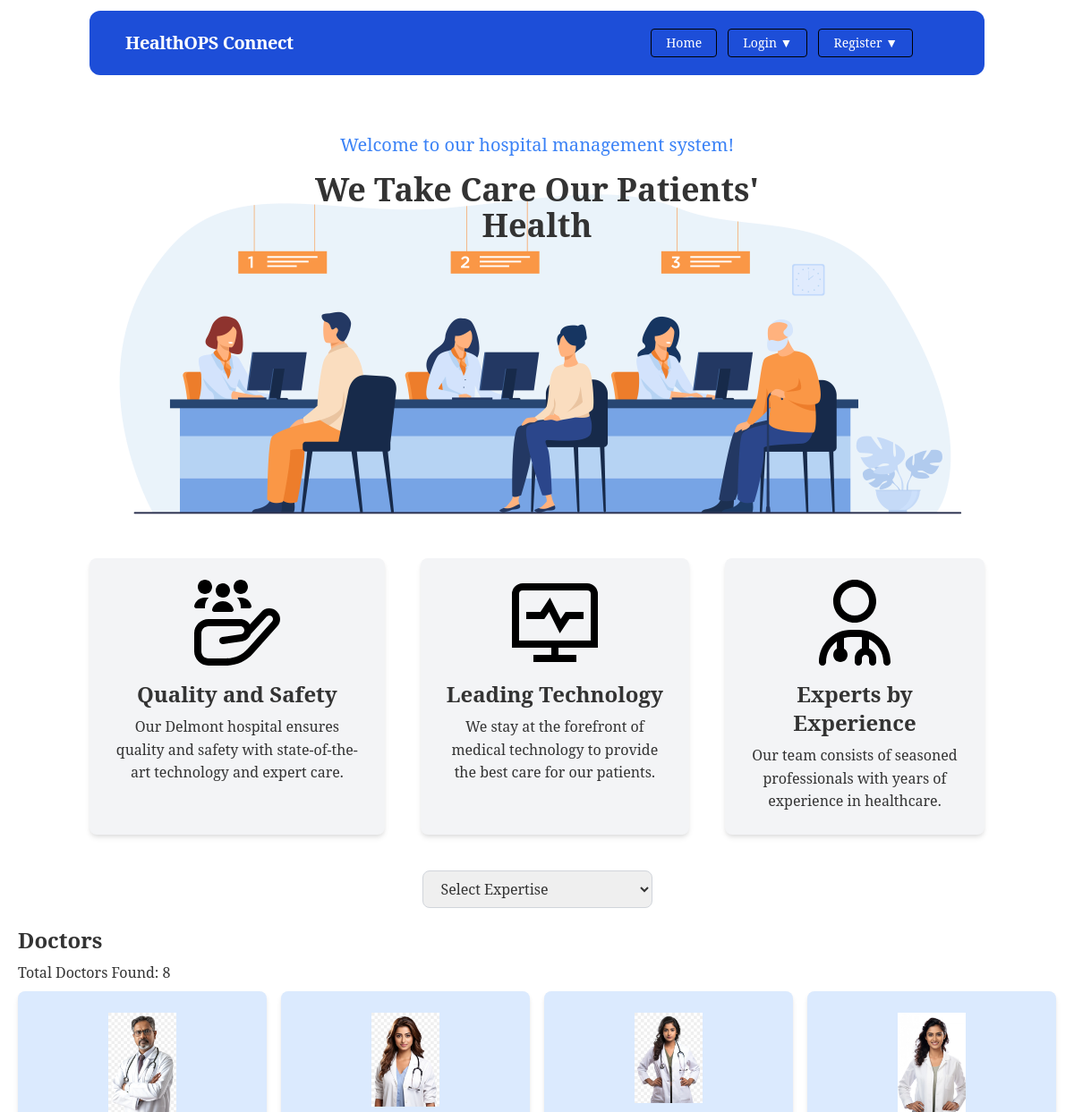
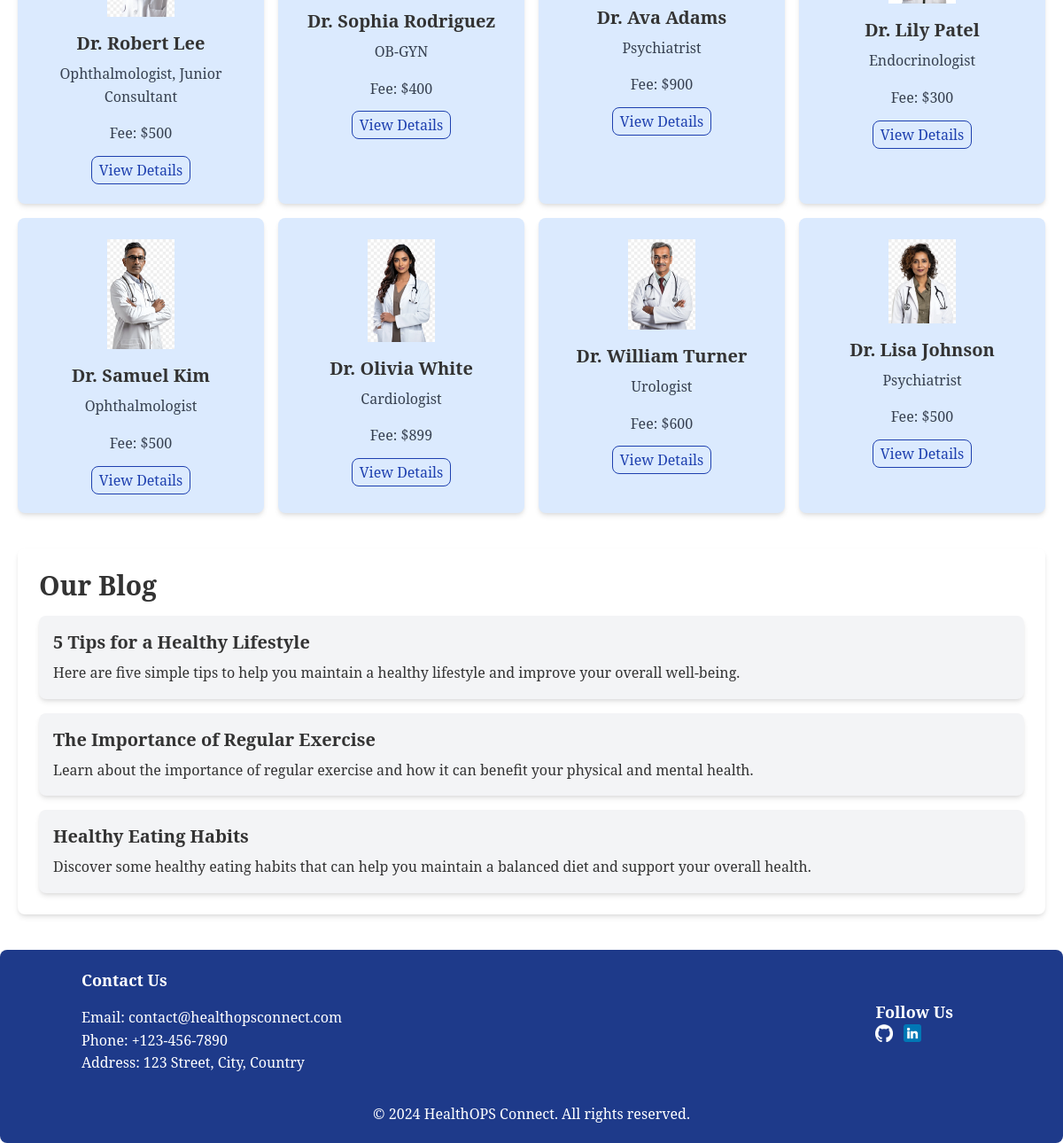
The page / on the database its author committed (2 pictures, top to bottom).
### doctor/models.py (models this page shows, shortened)
class Doctor(models.Model):
    user = models.OneToOneField(User, on_delete=models.CASCADE)
    image = models.ImageField(
        upload_to='doctor/media/uploads/', default='doctor/media/uploads/default.jpg')
    designation = models.ManyToManyField(Designation)
    expertise = models.ManyToManyField(Expertise)
    available_time = models.ManyToManyField(AvailableTime)
    fee = models.IntegerField()
    meet_link = models.URLField(max_length=200)
    user_type = models.CharField(
        default='Doctor', max_length=10, editable=False)

class Designation(models.Model):
    name = models.CharField(max_length=50)
    slug = models.SlugField(max_length=100, unique=True)

### health_ops_connect/views.py (the view)
# urls.py: path('', DoctorListView.as_view(), name='home'),
class DoctorListView(ListView):
    model = Doctor
    template_name = 'home.html'
    context_object_name = 'doctors'
    def get_queryset(self):
        expertise_slug = self.kwargs.get('expertise')
        if expertise_slug:
            expertise = Expertise.objects.get(
                slug=expertise_slug)
            return Doctor.objects.filter(expertise=expertise)
        return Doctor.objects.all()
    def get_context_data(self, **kwargs):
        context = super().get_context_data(**kwargs)
        context['expertises'] = Expertise.objects.all()
        return context

### templates/home.html (shortened to what this page needs)
{% extends 'base.html' %}
{% load static %}
{% block content %}
<div class="relative">
    <div class="absolute top-0 left-0 w-full text-center mt-16">
        <div class="w-1/2 mx-auto">
            <p class="text-xl mb-4 text-blue-500">Welcome to our hospital management system!</p>
            <h1 class="text-4xl font-bold">We Take Care Our Patients' Health</h1>
        </div>
    </div>
    <div class="w-10/12 m-auto">
        <img src="{% static 'images/cover.jpg' %}" alt="cover">
    </div>
</div>
<div class="flex gap-10 w-10/12 m-auto my-10">
    <div class="bg-gray-100 rounded-lg shadow-md p-6">
        <img src="{% static 'icons/customer-care.svg' %}" alt="icon" class="w-24 mx-auto mb-4">
        <h3 class="text-2xl text-center font-bold mb-2">Quality and Safety</h3>
        <p class="text-center">Our Delmont hospital ensures quality and safety with state-of-the-art technology and
            expert care.</p>
    </div>
    <div class="bg-gray-100 rounded-lg shadow-md p-6">
        <img src="{% static 'icons/pulse.svg' %}" alt="icon" class="w-24 mx-auto mb-4">
        <h3 class="text-2xl text-center font-bold mb-2">Leading Technology</h3>
        <p class="text-center">We stay at the forefront of medical technology to provide the best care for our patients.
        </p>
    </div>
    <div class="bg-gray-100 rounded-lg shadow-md p-6">
        <img src="{% static 'icons/user-md.svg' %}" alt="icon" class="w-24 mx-auto mb-4">
        <h3 class="text-2xl text-center font-bold mb-2">Experts by Experience</h3>
        <p class="text-center">Our team consists of seasoned professionals with years of experience in healthcare.</p>
    </div>
</div>
<div class="m-5">
    <div class="flex gap-4 justify-center">
        <div class="mb-5">
            <select name="specialization" onchange="window.location.href=this.value"
                class="py-2 px-4 rounded-lg border border-gray-300">
                <option value="" disabled selected>Select Expertise</option>
            </select>
        </div>
    </div>
    <div>
        <h2 class="text-2xl font-bold mb-2">Doctors</h2>
        <p class="mb-2">Total Doctors Found: {{ doctors | length }}</p>
        <div class="grid grid-cols-1 md:grid-cols-2 lg:grid-cols-4 gap-4">
            {% for doctor in doctors %}
            <div class="bg-blue-100 p-6 rounded-lg shadow-md text-center">
                <img src="{{ doctor.image.url }}" alt="{{ doctor.user.first_name }}" class="w-1/3 h-auto mb-4 m-auto" />
                <h3 class="text-xl font-bold mb-2">
                    Dr. {{ doctor.user.first_name }} {{ doctor.user.last_name }}
                </h3>
                <p class="text-gray-700 mb-4">
                    {% for designation in doctor.designation.all %}
                    {{designation.name}}{% if not forloop.last %}, {% endif %} {% endfor %}
                </p>
                <p class="text-gray-700 mb-4">Fee: ${{ doctor.fee }}</p>
                <a href="{% url 'doctor_details' doctor.id %}"
                    class="py-1 px-2 rounded-lg text-blue-800 border border-blue-800 hover:bg-blue-800 hover:text-white">View
                    Details</a>
            </div>
            {% endfor %}
        </div>
    </div>
    <div class="bg-white rounded-lg shadow-md p-6 my-10">
        <h2 class="text-3xl font-bold mb-4">Our Blog</h2>
        <div class="flex flex-col gap-4">
            <div class="bg-gray-100 rounded-lg shadow-md p-4">
                <h3 class="text-xl font-bold mb-2">5 Tips for a Healthy Lifestyle</h3>
                <p>Here are five simple tips to help you maintain a healthy lifestyle and improve your overall
                    well-being.</p>
            </div>
            <div class="bg-gray-100 rounded-lg shadow-md p-4">
                <h3 class="text-xl font-bold mb-2">The Importance of Regular Exercise</h3>
                <p>Learn about the importance of regular exercise and how it can benefit your physical and mental
                    health.</p>
            </div>
            <div class="bg-gray-100 rounded-lg shadow-md p-4">
                <h3 class="text-xl font-bold mb-2">Healthy Eating Habits</h3>
                <p>Discover some healthy eating habits that can help you maintain a balanced diet and support your
                    overall health.</p>
            </div>
        </div>
    </div>
</div>
{% endblock %}

### static/css/style.css (style rules this page uses)
body { font-family: "Noto Serif", serif; font-size: 16px; line-height: 1.6; color: #333; margin: 0; padding: 0; }

### rows shown on the page
Doctor: image (picture), user.first_name "Robert", user.last_name "Lee", fee "500"
Designation: name "Ophthalmologist"
Designation: name "Junior Consultant"
Doctor: image (picture), user.first_name "Sophia", user.last_name "Rodriguez", fee "400"
Designation: name "OB-GYN"
Doctor: image (picture), user.first_name "Ava", user.last_name "Adams", fee "900"
Designation: name "Psychiatrist"
Doctor: image (picture), user.first_name "Lily", user.last_name "Patel", fee "300"
Designation: name "Endocrinologist"
Doctor: image (picture), user.first_name "Samuel", user.last_name "Kim", fee "500"
Doctor: image (picture), user.first_name "Olivia", user.last_name "White", fee "899"
Designation: name "Cardiologist"
Doctor: image (picture), user.first_name "William", user.last_name "Turner", fee "600"
Designation: name "Urologist"
Doctor: image (picture), user.first_name "Lisa", user.last_name "Johnson", fee "500"

### other values the page prints
{{ doctors | length }} "8"
